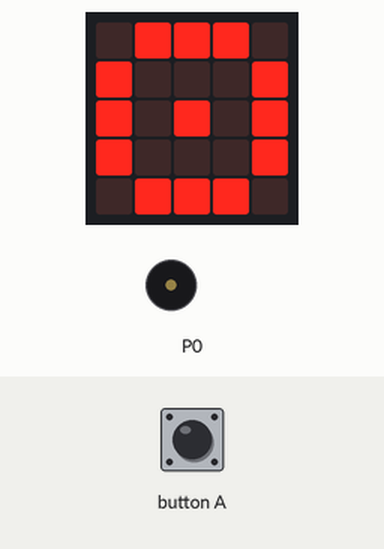
Bench run of a program on a simulated BBC micro:bit (MakeCode). Parts: the board's 5×5 LED display, buzzer (waves = sounding). The inputs (shaded band) are chosen by the test bench.

Above: at 1.2 s.
1.3 s: button A pressed for 0.15 s
At 2.22 s:
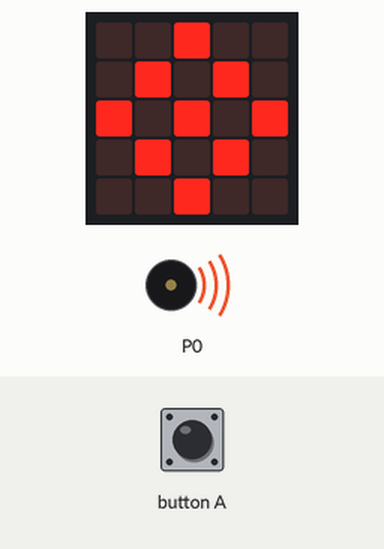
At 3.3 s:
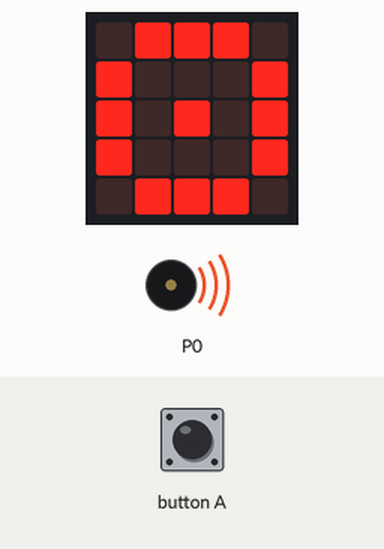
Timing chart, 0 to 10.0 s (numbered marks = the images above; inputs shaded):
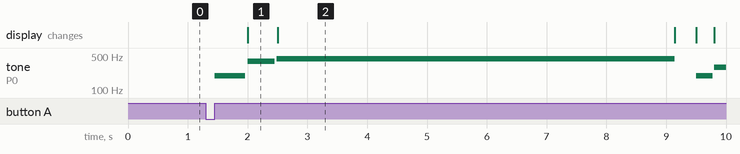

Measured:
- after the input at 1.3 s, tone on P0: plays 196 Hz for 0.51 s, 392 Hz for 0.46 s, 440 Hz for 6.7 s, 196 Hz for 0.28 s, 294 Hz for 0.20 s, starting after 0.15 s; the display: changes after 0.70 s (image 1)
- what the display in image 1 shows lasts 0.5 s, from 2.0 s to 2.5 s

The program:

main.ts
```typescript
// Star Trek: Deep Space Nine main title (horn and trumpet line of the MIDI).
// Button A plays it; until then the LEDs show the program is ready.
// Timing follows the recording, which is played freely.
// Pairs of frequency in Hz (0 = rest) and length in ms, one line per phrase
const melody = [
    196, 540, 392, 480, 440, 7000,
    196, 290, 294, 320, 392, 350, 440, 1010, 587, 1500,
    523, 270, 494, 280, 392, 820, 262, 3220,
    294, 720, 392, 310, 392, 6920,
    294, 510, 392, 530, 440, 1020, 587, 1910,
    294, 330, 392, 280, 494, 330, 440, 1520,
    0, 600,
    392, 210, 523, 250, 659, 250, 587, 3080,
    698, 840, 659, 280, 698, 250, 784, 2770,
    392, 230, 523, 230, 659, 230, 587, 3020,
    698, 910, 659, 260, 523, 290, 392, 770, 349, 900, 523, 1160, 392, 270, 523, 230, 659, 240, 587, 3180,
    698, 750, 659, 280, 698, 280, 784, 2340,
    523, 530, 1047, 470, 988, 250, 784, 250, 523, 710, 587, 2250,
    349, 960, 392, 740, 523, 300, 523, 2120,
    0, 350,
    330, 250, 349, 250, 392, 1980,
    523, 520, 494, 500, 523, 770, 349, 250, 349, 2970,
    349, 470, 330, 240, 349, 250, 392, 1960,
    349, 530, 330, 540, 262, 750, 294, 290, 294, 2960,
    349, 500, 330, 250, 349, 270, 392, 2090,
    523, 470, 494, 520, 392, 850, 440, 300, 440, 1700,
    494, 990, 523, 760, 392, 750, 349, 260, 330, 300, 262, 950, 262, 4690,
    0, 300,
    392, 230, 523, 230, 659, 230, 587, 3310,
    698, 810, 659, 230, 698, 270, 784, 2690,
    392, 290, 523, 220, 659, 230, 587, 3280,
    698, 650, 659, 250, 523, 290, 392, 660, 349, 910, 523, 1270, 392, 260, 523, 220, 659, 230, 587, 3330,
    698, 620, 659, 230, 698, 250, 784, 2330,
    523, 520, 1047, 530, 988, 260, 784, 280, 523, 550, 587, 2380,
    349, 1040, 392, 820, 523, 300, 523, 1880,
]

function playTheme() {
    for (let i = 0; i < melody.length; i += 2) {
        const frequency = melody[i]
        const length = melody[i + 1]
        if (frequency == 0) {
            basic.clearScreen()
            music.rest(length)
            continue
        }
        // Interval 0: showLeds pauses 400 ms by default
        if (i % 4 == 0) {
            basic.showLeds(`
                . # # # .
                # . . . #
                # . # . #
                # . . . #
                . # # # .
            `, 0)
        } else {
            basic.showLeds(`
                . . # . .
                . # . # .
                # . # . #
                . # . # .
                . . # . .
            `, 0)
        }
        const sound = Math.idiv(length * 95, 100)
        music.playTone(frequency, sound)
        basic.clearScreen()
        music.rest(length - sound)
    }
}

function showReady() {
    basic.showLeds(`
        . # # # .
        # . . . #
        # . # . #
        # . . . #
        . # # # .
    `, 0)
}

input.onButtonPressed(Button.A, function () {
    playTheme()
    showReady()
})

showReady()
```
